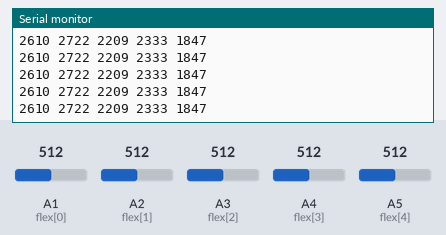
Simulated run of this sketch. Board: Arduino Uno, built with avr-gcc and run on an emulated ATmega328P. Parts: the last lines printed to the serial monitor. The inputs (shaded band) are chosen by the test bench; at power-on: A1 (flex[0]) = 512, A2 (flex[1]) = 512, A3 (flex[2]) = 512, A4 (flex[3]) = 512, A5 (flex[4]) = 512.

Above: at 1.2 s.
1.3 s: A1 (flex[0]) set to 716
At 1.57 s:
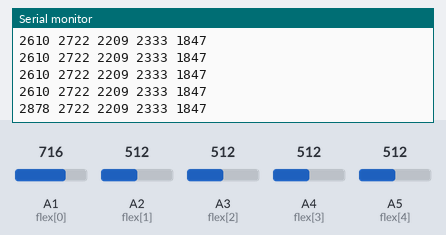
2.8 s: A2 (flex[1]) set to 716
At 2.99 s:
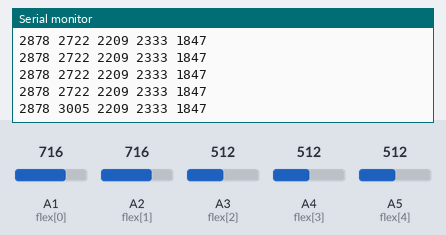
4.3 s: A3 (flex[2]) set to 716
At 4.4 s:
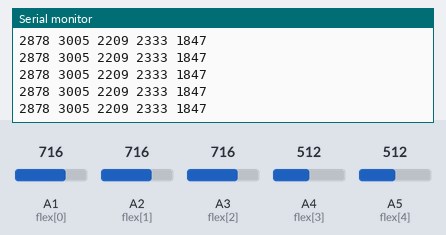
7.3 s: A4 (flex[3]) set to 716
At 7.43 s:
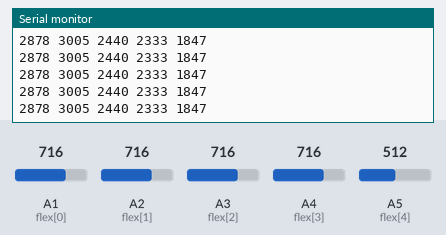
8.8 s: A5 (flex[4]) set to 716
At 8.85 s:
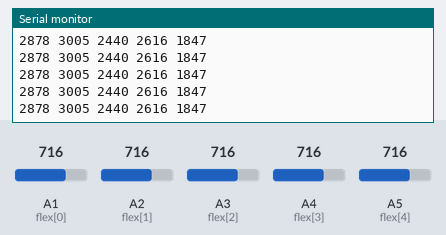
10.3 s: A1 (flex[0]) set to 992
At 10.47 s:
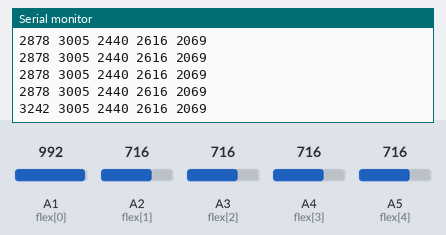
Timing chart, 0 to 12.8 s (numbered marks = the images above; inputs shaded):
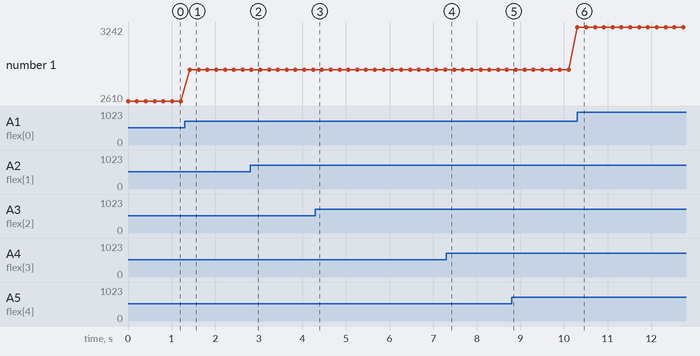

Measured:
- after the input at 1.3 s, the serial monitor: prints a new line after 0.12 s (image 1)
- after the input at 2.8 s, the serial monitor: prints a new line at once (image 2)
- after the input at 10.3 s, the serial monitor: prints a new line at once (image 6)
- plotted number 1: 2610 → 2878 after the input at 1.3 s, 2878 → 3242 after the input at 10.3 s

The sketch:

flex_calcul.ino
```cpp
int flex[] = {A1,A2,A3,A4,A5};
float flex_val[] = {1,2,3,4,5};
float lock_val[] = {0,0,0,0,0};
int new_val[] = {0,0,0,0,0};

float sensitivity = 0.25;

void setup() {
  // put your setup code here, to run once:
  Serial.begin(9600);
  lock_val[0] = analogRead(flex[0]);
  lock_val[1] = analogRead(flex[1]);
  lock_val[2] = analogRead(flex[2]);
  lock_val[3] = analogRead(flex[3]);
  lock_val[4] = analogRead(flex[4]);
}

void loop() {
  for(int i=0; i<sizeof(flex_val)/sizeof(flex_val[0]); i++){
    flex_val[i] = analogRead(flex[i]);
    new_val[i] = int(lock_val[i] * (1 - sensitivity) + flex_val[i] * sensitivity);
    //로우패스 필터 (고정값을 계속 0.9배하고 새로 감지한값의 10%만 변수에 더해서 나중에는 10%의 값만 이용해서 정확도를 높이는 방법)
  }

  new_val[0] = map(new_val[0],16,35,0,100);
  new_val[1] = map(new_val[1],22,40,0,100);
  new_val[2] = map(new_val[2],26,48,0,100);
  new_val[3] = map(new_val[3],92,110,0,100);
  new_val[4] = map(new_val[4],87,110,0,100);

  for(int j=0; j<5; j++){
    Serial.print(new_val[j]);
    Serial.print(" ");
  }
  Serial.println("");
  delay(200);


}
```
